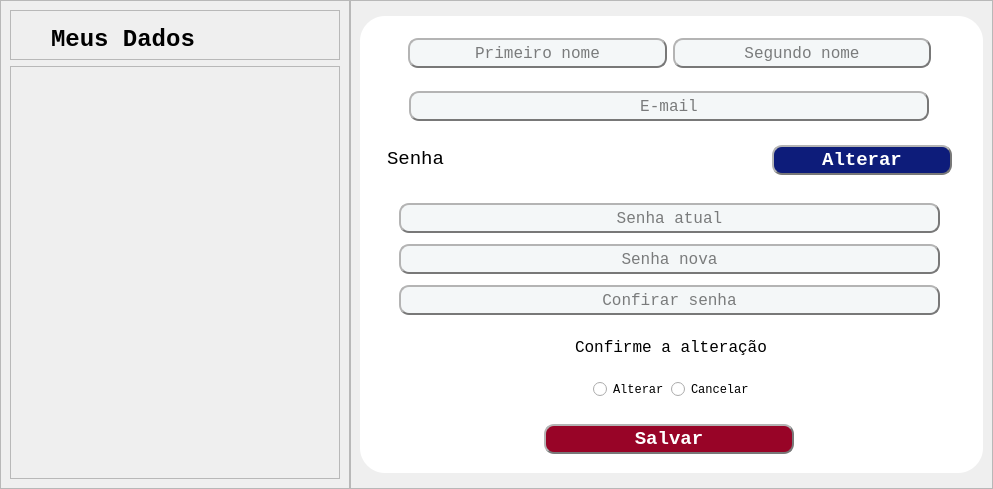
      <widget class="QWidget" name="data_change_pg2">
       <layout class="QHBoxLayout" name="horizontalLayout_12">
        <property name="spacing">
         <number>0</number>
        </property>
        <property name="leftMargin">
         <number>0</number>
        </property>
        <property name="topMargin">
         <number>0</number>
        </property>
        <property name="rightMargin">
         <number>0</number>
        </property>
        <property name="bottomMargin">
         <number>0</number>
        </property>
        <item>
         <widget class="QFrame" name="frame_5">
          <property name="minimumSize">
           <size>
            <width>350</width>
            <height>0</height>
           </size>
          </property>
          <property name="frameShape">
           <enum>QFrame::StyledPanel</enum>
          </property>
          <property name="frameShadow">
           <enum>QFrame::Raised</enum>
          </property>
          <layout class="QVBoxLayout" name="verticalLayout_33">
           <item>
            <widget class="QFrame" name="data_change_txt_grid_2">
             <property name="maximumSize">
              <size>
               <width>16777215</width>
               <height>50</height>
              </size>
             </property>
             <property name="frameShape">
              <enum>QFrame::StyledPanel</enum>
             </property>
             <property name="frameShadow">
              <enum>QFrame::Raised</enum>
             </property>
             <layout class="QVBoxLayout" name="verticalLayout_34">
              <property name="leftMargin">
               <number>40</number>
              </property>
              <property name="bottomMargin">
               <number>0</number>
              </property>
              <item>
               <widget class="QLabel" name="meus_dados_text2_2">
                <property name="font">
                 <font>
                  <family>Lucida Console</family>
                  <pointsize>18</pointsize>
                  <weight>75</weight>
                  <bold>true</bold>
                 </font>
                </property>
                <property name="text">
                 <string>Meus Dados</string>
                </property>
               </widget>
              </item>
             </layout>
            </widget>
           </item>
           <item>
            <widget class="QFrame" name="data_chance_icon_grid_2">
             <property name="frameShape">
              <enum>QFrame::StyledPanel</enum>
             </property>
             <property name="frameShadow">
              <enum>QFrame::Raised</enum>
             </property>
             <layout class="QVBoxLayout" name="verticalLayout_35">
              <item>
               <widget class="QLabel" name="user_icon2_2">
                <property name="maximumSize">
                 <size>
                  <width>250</width>
                  <height>250</height>
                 </size>
                </property>
                <property name="text">
                 <string/>
                </property>
                <property name="pixmap">
                 <pixmap resource="icons.qrc">:/icons/telas e icons/icons/Bianca/Icones e Imagens/IconeFotoFuncionarioAmpliada.svg</pixmap>
                </property>
                <property name="scaledContents">
                 <bool>true</bool>
                </property>
                <property name="alignment">
                 <set>Qt::AlignCenter</set>
                </property>
               </widget>
              </item>
             </layout>
            </widget>
           </item>
          </layout>
         </widget>
        </item>
        <item>
         <widget class="QFrame" name="frame_26">
          <property name="frameShape">
           <enum>QFrame::StyledPanel</enum>
          </property>
          <property name="frameShadow">
           <enum>QFrame::Raised</enum>
          </property>
          <layout class="QVBoxLayout" name="verticalLayout_24">
           <item>
            <widget class="QFrame" name="superior_adequar_3">
             <property name="maximumSize">
              <size>
               <width>16777215</width>
               <height>50</height>
              </size>
             </property>
             <property name="frameShape">
              <enum>QFrame::StyledPanel</enum>
             </property>
             <property name="frameShadow">
              <enum>QFrame::Raised</enum>
             </property>
            </widget>
           </item>
           <item alignment="Qt::AlignVCenter">
            <widget class="QFrame" name="frame_27">
             <property name="minimumSize">
              <size>
               <width>623</width>
               <height>457</height>
              </size>
             </property>
             <property name="maximumSize">
              <size>
               <width>623</width>
               <height>457</height>
              </size>
             </property>
             <property name="styleSheet">
              <string notr="true">background-color: rgb(255, 255, 255);
border-radius: 25px;
border-style: outset;
</string>
             </property>
             <property name="frameShape">
              <enum>QFrame::StyledPanel</enum>
             </property>
             <property name="frameShadow">
              <enum>QFrame::Raised</enum>
             </property>
             <layout class="QVBoxLayout" name="verticalLayout_28">
              <item>
               <widget class="QFrame" name="frame_28">
                <property name="sizePolicy">
                 <sizepolicy hsizetype="Preferred" vsizetype="Preferred">
                  <horstretch>0</horstretch>
                  <verstretch>0</verstretch>
                 </sizepolicy>
                </property>
                <property name="minimumSize">
                 <size>
                  <width>601</width>
                  <height>96</height>
                 </size>
                </property>
                <property name="maximumSize">
                 <size>
                  <width>601</width>
                  <height>96</height>
                 </size>
                </property>
                <property name="frameShape">
                 <enum>QFrame::StyledPanel</enum>
                </property>
                <property name="frameShadow">
                 <enum>QFrame::Raised</enum>
                </property>
                <layout class="QVBoxLayout" name="verticalLayout_29">
                 <property name="spacing">
                  <number>10</number>
                 </property>
                 <property name="leftMargin">
                  <number>30</number>
                 </property>
                 <property name="topMargin">
                  <number>0</number>
                 </property>
                 <property name="rightMargin">
                  <number>30</number>
                 </property>
                 <property name="bottomMargin">
                  <number>0</number>
                 </property>
                 <item>
                  <widget class="QFrame" name="frame_55">
                   <property name="frameShape">
                    <enum>QFrame::StyledPanel</enum>
                   </property>
                   <property name="frameShadow">
                    <enum>QFrame::Raised</enum>
                   </property>
                   <layout class="QHBoxLayout" name="horizontalLayout_27">
                    <item>
                     <widget class="QLineEdit" name="primeiro_nome_edt2">
                      <property name="minimumSize">
                       <size>
                        <width>0</width>
                        <height>30</height>
                       </size>
                      </property>
                      <property name="font">
                       <font>
                        <family>Lucida Console</family>
                        <pointsize>12</pointsize>
                       </font>
                      </property>
                      <property name="styleSheet">
                       <string notr="true">background-color: rgb(244, 247, 248);
border-radius: 10px;
border-style: outset;
border-width: 2px;
border-color: rgb(120, 120, 120);</string>
                      </property>
                      <property name="alignment">
                       <set>Qt::AlignCenter</set>
                      </property>
                      <property name="placeholderText">
                       <string>Primeiro nome</string>
                      </property>
                     </widget>
                    </item>
                    <item>
                     <widget class="QLineEdit" name="segundo_nome_edt2">
                      <property name="minimumSize">
                       <size>
                        <width>0</width>
                        <height>30</height>
                       </size>
                      </property>
                      <property name="font">
                       <font>
                        <family>Lucida Console</family>
                        <pointsize>12</pointsize>
                       </font>
                      </property>
                      <property name="styleSheet">
                       <string notr="true">background-color: rgb(244, 247, 248);
border-radius: 10px;
border-style: outset;
border-width: 2px;
border-color: rgb(120, 120, 120);</string>
                      </property>
                      <property name="alignment">
                       <set>Qt::AlignCenter</set>
                      </property>
                      <property name="placeholderText">
                       <string>Segundo nome</string>
                      </property>
                     </widget>
                    </item>
                   </layout>
                  </widget>
                 </item>
                 <item alignment="Qt::AlignHCenter">
                  <widget class="QLineEdit" name="email_edt2">
                   <property name="minimumSize">
                    <size>
                     <width>520</width>
                     <height>30</height>
                    </size>
                   </property>
                   <property name="maximumSize">
                    <size>
                     <width>520</width>
                     <height>16777215</height>
                    </size>
                   </property>
                   <property name="font">
                    <font>
                     <family>Lucida Console</family>
                     <pointsize>12</pointsize>
                    </font>
                   </property>
                   <property name="styleSheet">
                    <string notr="true">background-color: rgb(244, 247, 248);
border-radius: 10px;
border-style: outset;
border-width: 2px;
border-color: rgb(120, 120, 120);</string>
                   </property>
                   <property name="alignment">
                    <set>Qt::AlignCenter</set>
                   </property>
                   <property name="placeholderText">
                    <string>E-mail</string>
                   </property>
                  </widget>
                 </item>
                </layout>
               </widget>
              </item>
              <item alignment="Qt::AlignTop">
               <widget class="QFrame" name="frame_29">
                <property name="minimumSize">
                 <size>
                  <width>601</width>
                  <height>65</height>
                 </size>
                </property>
                <property name="maximumSize">
                 <size>
                  <width>601</width>
                  <height>45</height>
                 </size>
                </property>
                <property name="frameShape">
                 <enum>QFrame::StyledPanel</enum>
                </property>
                <property name="frameShadow">
                 <enum>QFrame::Raised</enum>
                </property>
                <layout class="QHBoxLayout" name="horizontalLayout_10">
                 <item alignment="Qt::AlignTop">
                  <widget class="QFrame" name="frame_30">
                   <property name="sizePolicy">
                    <sizepolicy hsizetype="Preferred" vsizetype="Preferred">
                     <horstretch>0</horstretch>
                     <verstretch>45</verstretch>
                    </sizepolicy>
                   </property>
                   <property name="minimumSize">
                    <size>
                     <width>0</width>
                     <height>45</height>
                    </size>
                   </property>
                   <property name="frameShape">
                    <enum>QFrame::StyledPanel</enum>
                   </property>
                   <property name="frameShadow">
                    <enum>QFrame::Raised</enum>
                   </property>
                   <layout class="QVBoxLayout" name="verticalLayout_30">
                    <item alignment="Qt::AlignLeft">
                     <widget class="QLabel" name="label_8">
                      <property name="font">
                       <font>
                        <family>Lucida Console</family>
                        <pointsize>14</pointsize>
                       </font>
                      </property>
                      <property name="text">
                       <string>Senha</string>
                      </property>
                     </widget>
                    </item>
                   </layout>
                  </widget>
                 </item>
                 <item alignment="Qt::AlignRight|Qt::AlignTop">
                  <widget class="QFrame" name="frame_31">
                   <property name="sizePolicy">
                    <sizepolicy hsizetype="Preferred" vsizetype="Preferred">
                     <horstretch>0</horstretch>
                     <verstretch>45</verstretch>
                    </sizepolicy>
                   </property>
                   <property name="minimumSize">
                    <size>
                     <width>0</width>
                     <height>45</height>
                    </size>
                   </property>
                   <property name="frameShape">
                    <enum>QFrame::StyledPanel</enum>
                   </property>
                   <property name="frameShadow">
                    <enum>QFrame::Raised</enum>
                   </property>
                   <layout class="QVBoxLayout" name="verticalLayout_31">
                    <item>
                     <widget class="QPushButton" name="pushButton_12">
                      <property name="minimumSize">
                       <size>
                        <width>180</width>
                        <height>30</height>
                       </size>
                      </property>
                      <property name="maximumSize">
                       <size>
                        <width>180</width>
                        <height>16777215</height>
                       </size>
                      </property>
                      <property name="font">
                       <font>
                        <family>Lucida Console</family>
                        <pointsize>14</pointsize>
                        <weight>75</weight>
                        <bold>true</bold>
                       </font>
                      </property>
                      <property name="cursor">
                       <cursorShape>PointingHandCursor</cursorShape>
                      </property>
                      <property name="styleSheet">
                       <string notr="true">background-color: rgb(13, 28, 122);
color: rgb(255, 255, 255);
border-radius: 10px;
border-style: outset;
border-width: 2px;
border-color: rgb(120, 120, 120);</string>
                      </property>
                      <property name="text">
                       <string>Alterar</string>
                      </property>
                     </widget>
                    </item>
                   </layout>
                  </widget>
                 </item>
                </layout>
               </widget>
              </item>
              <item alignment="Qt::AlignTop">
               <widget class="QFrame" name="frame_32">
                <property name="minimumSize">
                 <size>
                  <width>601</width>
                  <height>125</height>
                 </size>
                </property>
                <property name="maximumSize">
                 <size>
                  <width>601</width>
                  <height>125</height>
                 </size>
                </property>
                <property name="frameShape">
                 <enum>QFrame::StyledPanel</enum>
                </property>
                <property name="frameShadow">
                 <enum>QFrame::Raised</enum>
                </property>
                <layout class="QVBoxLayout" name="verticalLayout_32">
                 <property name="spacing">
                  <number>6</number>
                 </property>
                 <property name="leftMargin">
                  <number>30</number>
                 </property>
                 <property name="topMargin">
                  <number>0</number>
                 </property>
                 <property name="rightMargin">
                  <number>30</number>
                 </property>
                 <property name="bottomMargin">
                  <number>0</number>
                 </property>
                 <item>
                  <widget class="QLineEdit" name="senha_atual_edt">
                   <property name="minimumSize">
                    <size>
                     <width>0</width>
                     <height>30</height>
                    </size>
                   </property>
                   <property name="font">
                    <font>
                     <family>Lucida Console</family>
                     <pointsize>12</pointsize>
                    </font>
                   </property>
                   <property name="styleSheet">
                    <string notr="true">background-color: rgb(244, 247, 248);
border-radius: 10px;
border-style: outset;
border-width: 2px;
border-color: rgb(120, 120, 120);</string>
                   </property>
                   <property name="echoMode">
                    <enum>QLineEdit::Password</enum>
                   </property>
                   <property name="alignment">
                    <set>Qt::AlignCenter</set>
                   </property>
                   <property name="placeholderText">
                    <string>Senha atual</string>
                   </property>
                  </widget>
                 </item>
                 <item>
                  <widget class="QLineEdit" name="senha_nova_edt">
                   <property name="minimumSize">
                    <size>
                     <width>0</width>
                     <height>30</height>
                    </size>
                   </property>
                   <property name="font">
                    <font>
                     <family>Lucida Console</family>
                     <pointsize>12</pointsize>
                    </font>
                   </property>
                   <property name="styleSheet">
                    <string notr="true">background-color: rgb(244, 247, 248);
border-radius: 10px;
border-style: outset;
border-width: 2px;
border-color: rgb(120, 120, 120);</string>
                   </property>
                   <property name="echoMode">
                    <enum>QLineEdit::Password</enum>
                   </property>
                   <property name="alignment">
                    <set>Qt::AlignCenter</set>
                   </property>
                   <property name="placeholderText">
                    <string>Senha nova</string>
                   </property>
                  </widget>
                 </item>
                 <item>
                  <widget class="QLineEdit" name="senha_nova_confirma_edt">
                   <property name="minimumSize">
                    <size>
                     <width>0</width>
                     <height>30</height>
                    </size>
                   </property>
                   <property name="font">
                    <font>
                     <family>Lucida Console</family>
                     <pointsize>12</pointsize>
                    </font>
                   </property>
                   <property name="styleSheet">
                    <string notr="true">background-color: rgb(244, 247, 248);
border-radius: 10px;
border-style: outset;
border-width: 2px;
border-color: rgb(120, 120, 120);</string>
                   </property>
                   <property name="echoMode">
                    <enum>QLineEdit::Password</enum>
                   </property>
                   <property name="alignment">
                    <set>Qt::AlignCenter</set>
                   </property>
                   <property name="placeholderText">
                    <string>Confirar senha</string>
                   </property>
                  </widget>
                 </item>
                </layout>
               </widget>
              </item>
              <item alignment="Qt::AlignBottom">
               <widget class="QFrame" name="frame_56">
                <property name="frameShape">
                 <enum>QFrame::StyledPanel</enum>
                </property>
                <property name="frameShadow">
                 <enum>QFrame::Raised</enum>
                </property>
                <layout class="QVBoxLayout" name="verticalLayout_65">
                 <property name="spacing">
                  <number>7</number>
                 </property>
                 <property name="leftMargin">
                  <number>0</number>
                 </property>
                 <property name="topMargin">
                  <number>0</number>
                 </property>
                 <property name="rightMargin">
                  <number>0</number>
                 </property>
                 <property name="bottomMargin">
                  <number>0</number>
                 </property>
                 <item alignment="Qt::AlignBottom">
                  <widget class="QFrame" name="frame_57">
                   <property name="frameShape">
                    <enum>QFrame::StyledPanel</enum>
                   </property>
                   <property name="frameShadow">
                    <enum>QFrame::Raised</enum>
                   </property>
                   <layout class="QVBoxLayout" name="verticalLayout_68">
                    <item alignment="Qt::AlignHCenter">
                     <widget class="QLabel" name="label_13">
                      <property name="font">
                       <font>
                        <family>Lucida Console</family>
                        <pointsize>12</pointsize>
                       </font>
                      </property>
                      <property name="text">
                       <string>Confirme a alteração</string>
                      </property>
                     </widget>
                    </item>
                   </layout>
                  </widget>
                 </item>
                 <item alignment="Qt::AlignHCenter|Qt::AlignBottom">
                  <widget class="QFrame" name="frame_58">
                   <property name="frameShape">
                    <enum>QFrame::StyledPanel</enum>
                   </property>
                   <property name="frameShadow">
                    <enum>QFrame::Raised</enum>
                   </property>
                   <layout class="QHBoxLayout" name="horizontalLayout_28">
                    <item>
                     <widget class="QRadioButton" name="confirm_alterar">
                      <property name="font">
                       <font>
                        <family>Lucida Console</family>
                        <pointsize>9</pointsize>
                       </font>
                      </property>
                      <property name="text">
                       <string>Alterar</string>
                      </property>
                     </widget>
                    </item>
                    <item alignment="Qt::AlignBottom">
                     <widget class="QRadioButton" name="confirm_cancelar">
                      <property name="font">
                       <font>
                        <family>Lucida Console</family>
                        <pointsize>9</pointsize>
                       </font>
                      </property>
                      <property name="text">
                       <string>Cancelar</string>
                      </property>
                     </widget>
                    </item>
                   </layout>
                  </widget>
                 </item>
                </layout>
               </widget>
              </item>
              <item alignment="Qt::AlignBottom">
               <widget class="QFrame" name="frame_33">
                <property name="minimumSize">
                 <size>
                  <width>601</width>
                  <height>45</height>
                 </size>
                </property>
                <property name="maximumSize">
                 <size>
                  <width>601</width>
                  <height>45</height>
                 </size>
                </property>
                <property name="frameShape">
                 <enum>QFrame::StyledPanel</enum>
                </property>
                <property name="frameShadow">
                 <enum>QFrame::Raised</enum>
                </property>
                <layout class="QHBoxLayout" name="horizontalLayout_11">
                 <property name="spacing">
                  <number>0</number>
                 </property>
                 <property name="leftMargin">
                  <number>120</number>
                 </property>
                 <property name="topMargin">
                  <number>0</number>
                 </property>
                 <property name="rightMargin">
                  <number>120</number>
                 </property>
                 <property name="bottomMargin">
                  <number>10</number>
                 </property>
                 <item alignment="Qt::AlignBottom">
                  <widget class="QPushButton" name="data_salvar_btn2">
                   <property name="minimumSize">
                    <size>
                     <width>0</width>
                     <height>30</height>
                    </size>
                   </property>
                   <property name="maximumSize">
                    <size>
                     <width>250</width>
                     <height>30</height>
                    </size>
                   </property>
                   <property name="font">
                    <font>
                     <family>Lucida Console</family>
                     <pointsize>14</pointsize>
                     <weight>75</weight>
                     <bold>true</bold>
                    </font>
                   </property>
                   <property name="cursor">
                    <cursorShape>PointingHandCursor</cursorShape>
                   </property>
                   <property name="styleSheet">
                    <string notr="true">background-color: rgb(152, 4, 39);
color: rgb(255, 255, 255);
border-radius: 10px;
border-style: outset;
border-width: 2px;
border-color: rgb(120, 120, 120);</string>
                   </property>
                   <property name="text">
                    <string>Salvar</string>
                   </property>
                  </widget>
                 </item>
                </layout>
               </widget>
              </item>
             </layout>
            </widget>
           </item>
           <item>
            <widget class="QFrame" name="inferior_adequar_2">
             <property name="maximumSize">
              <size>
               <width>16777215</width>
               <height>50</height>
              </size>
             </property>
             <property name="frameShape">
              <enum>QFrame::StyledPanel</enum>
             </property>
             <property name="frameShadow">
              <enum>QFrame::Raised</enum>
             </property>
            </widget>
           </item>
          </layout>
         </widget>
        </item>
       </layout>
      </widget>
